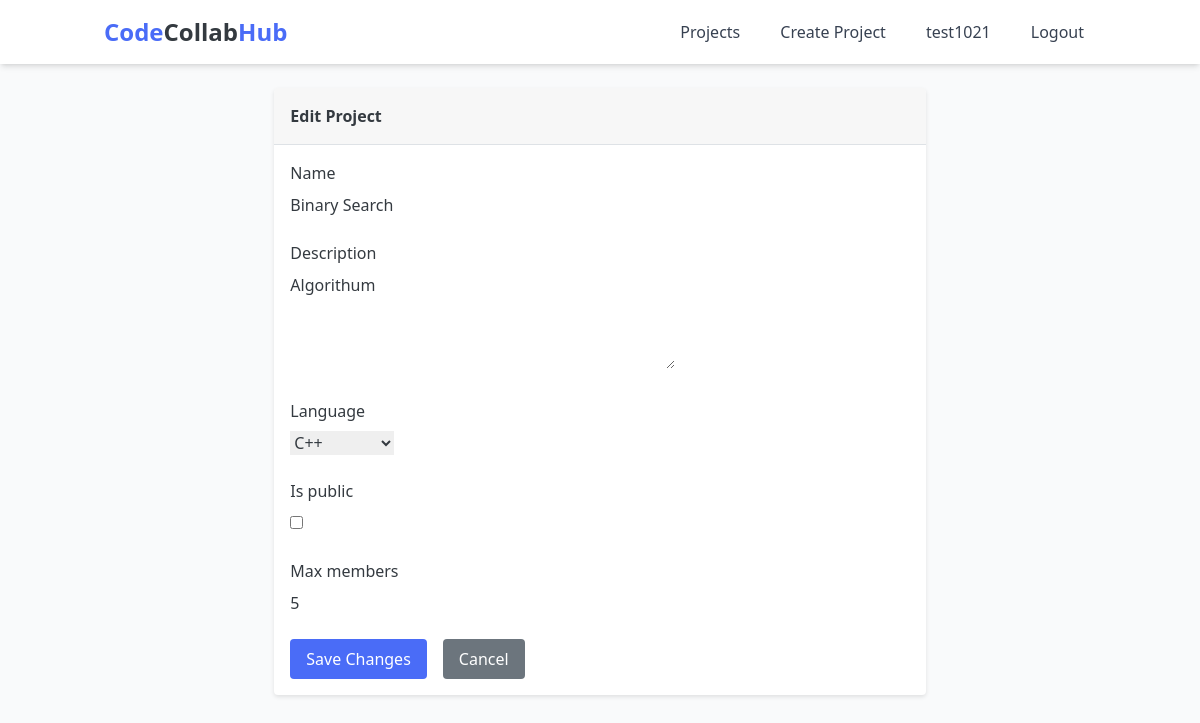
Page /projects/1/edit/ (signed in) on the committed database.
### projects/models.py (models this page shows, shortened)
class Project(models.Model):
    LANGUAGE_CHOICES = [
        ('python', 'Python'),
        ('javascript', 'JavaScript'),
        ('java', 'Java'),
        ('cpp', 'C++'),
        ('csharp', 'C#'),
        ('php', 'PHP'),
        ('ruby', 'Ruby'),
        ('html', 'HTML/CSS'),
        ('other', 'Other'),
    ]
    name = models.CharField(max_length=200)
    description = models.TextField(blank=True)
    language = models.CharField(max_length=20, choices=LANGUAGE_CHOICES, default='python')
    created_at = models.DateTimeField(default=datetime.utcnow)
    updated_at = models.DateTimeField(default=datetime.utcnow)
    owner = models.ForeignKey(User, on_delete=models.CASCADE, related_name='owned_projects')
    is_public = models.BooleanField(default=False)
    max_members = models.IntegerField(default=5, validators=[MinValueValidator(2), MaxValueValidator(20)])
    members = models.ManyToManyField(User, through='ProjectMembership', related_name='member_projects')
    class Meta:
        ordering = ['-created_at']
        unique_together = ['owner', 'name']

### projects/views.py (the view)
# urls.py: path('projects/<int:project_id>/edit/', views.edit_project, name='edit_project'),
@login_required
def edit_project(request, project_id):
    try:
        project = Project.objects.get(id=project_id)
        if project.owner_id != request.user.id:
            return HttpResponseForbidden("Only the project owner can edit project details.")
        if request.method == 'POST':
            form = ProjectForm(request.POST)
            if form.is_valid():
                project.name = form.cleaned_data['name']
                project.description = form.cleaned_data['description']
                project.language = form.cleaned_data['language']
                project.is_public = form.cleaned_data['is_public']
                project.max_members = form.cleaned_data['max_members']
                project.save()
                messages.success(request, f'Project "{project.name}" updated successfully!')
                return redirect('project_detail', project_id=str(project.id))
        else:
            form = ProjectForm(initial={
                'name': project.name,
                'description': project.description,
                'language': project.language,
                'is_public': project.is_public,
                'max_members': project.max_members,
            })
        return render(request, 'projects/create_project.html', {
            'form': form,
            'edit_mode': True,
            'project': project  # Pass the project object to the template
        })
    except Project.DoesNotExist:
        messages.error(request, 'Project not found.')
        return redirect('project_list')

### projects/forms.py (shortened to what this page needs)
class ProjectForm(forms.Form):
    name = forms.CharField(max_length=100)
    description = forms.CharField(widget=forms.Textarea(attrs={'rows': 4}), required=False)
    language = forms.ChoiceField(choices=[
        ('python', 'Python'),
        ('javascript', 'JavaScript'),
        ('html', 'HTML'),
        ('css', 'CSS'),
        ('java', 'Java'),
        ('cpp', 'C++'),
        ('c', 'C'),
        ('php', 'PHP'),
        ('ruby', 'Ruby'),
        ('go', 'Go'),
        ('rust', 'Rust'),
        ('swift', 'Swift'),
        ('kotlin', 'Kotlin'),
        ('scala', 'Scala'),
        ('r', 'R'),
        ('matlab', 'MATLAB'),
        ('sql', 'SQL'),
        ('shell', 'Shell'),
        ('powershell', 'PowerShell'),
        ('markdown', 'Markdown'),
        ('plaintext', 'Plain Text'),
    ])
    is_public = forms.BooleanField(required=False)
    max_members = forms.IntegerField(min_value=2, max_value=20, initial=10)

### templates/projects/create_project.html (shortened to what this page needs)
{% extends 'base.html' %}
{% block content %}
<div class="row">
    <div class="col-8" style="margin: 0 auto;">
        <div class="card">
            <div class="card-header">
                <h2>
                    {% if edit_mode %}
                        Edit Project
                    {% elif is_file %}
                        Create File
                    {% else %}
                        Create Project
                    {% endif %}
                </h2>
            </div>
            <div class="card-body">
                <form method="post" id="{% if is_file %}file-form{% else %}project-form{% endif %}">
                    {% for field in form %}
                    <div class="form-group">
                        <label for="{{ field.id_for_label }}" class="form-label">{{ field.label }}</label>
                        {{ field }}
                    </div>
                    {% endfor %}
                    <div class="form-actions">
                        <button type="submit" class="btn btn-primary">
                            {% if edit_mode %}
                                Save Changes
                            {% else %}
                                Create
                            {% endif %}
                        </button>
                        {% if is_file %}
                            <a href="{% url 'project_detail' project.id %}" class="btn btn-secondary">Cancel</a>
                        {% elif edit_mode %}
                            <a href="{% url 'project_detail' project.id %}" class="btn btn-secondary">Cancel</a>
                        {% else %}
                            <a href="{% url 'project_list' %}" class="btn btn-secondary">Cancel</a>
                        {% endif %}
                    </div>
                </form>
            </div>
        </div>
    </div>
</div>
{% endblock %}

### templates/base.html (shortened to what this page needs)
<!DOCTYPE html>
<html lang="en">
<head>
    <script src="https://cdn.tailwindcss.com"></script>
    <link rel="stylesheet" href="/static/css/main.css">
    <link rel="stylesheet" href="https://cdnjs.cloudflare.com/ajax/libs/codemirror/5.65.2/codemirror.min.css">
</head>
<body class="bg-gray-50 min-h-screen">
    <nav class="bg-white shadow-md">
        <div class="container mx-auto px-4 py-3">
            <div class="flex justify-between items-center">
                <a href="{% url 'project_list' %}" class="text-2xl font-bold text-primary">Code<span class="text-dark">Collab</span>Hub</a>
                <div class="flex space-x-4">
                    {% if user.is_authenticated %}
                        <a href="{% url 'project_list' %}" class="px-3 py-2 text-gray-700 hover:text-primary transition">Projects</a>
                        <a href="{% url 'create_project' %}" class="px-3 py-2 text-gray-700 hover:text-primary transition">Create Project</a>
                        <a href="{% url 'profile' %}" class="px-3 py-2 text-gray-700 hover:text-primary transition">{{ user.username }}</a>
                        <form method="post" action="{% url 'logout' %}" class="inline">
                            <button type="submit" class="px-3 py-2 text-gray-700 hover:text-primary transition cursor-pointer">Logout</button>
                        </form>
                    {% else %}
                        <a href="{% url 'login' %}" class="px-3 py-2 text-gray-700 hover:text-primary transition">Login</a>
                        <a href="{% url 'register' %}" class="px-3 py-2 text-gray-700 hover:text-primary transition">Register</a>
                    {% endif %}
                </div>
            </div>
        </div>
    </nav>
    <div class="container mx-auto px-4 py-6">
        {% block content %}{% endblock %}
    </div>
</body>
</html>

### static/css/main.css (style rules this page uses)
:root { --primary-color: #4a6cf7; --secondary-color: #6c757d; --background-color: #f8f9fa; --dark-color: #343a40; --light-color: #fff; --border-color: #dee2e6; --success-color: #28a745; --danger-color: #dc3545; --warning-color: #ffc107; --info-color: #17a2b8; }
body { font-family: 'Segoe UI', Tahoma, Geneva, Verdana, sans-serif; line-height: 1.6; color: var(--dark-color); background-color: var(--background-color); margin: 0; padding: 0; }
.container { width: 100%; max-width: 1200px; margin: 0 auto; padding: 0 15px; }
.btn { display: inline-block; padding: 0.5rem 1rem; border: none; border-radius: 4px; cursor: pointer; text-decoration: none; font-size: 1rem; transition: background-color 0.3s, color 0.3s; }
.btn-primary { background-color: var(--primary-color); color: var(--light-color); }
.btn-secondary { background-color: var(--secondary-color); color: var(--light-color); }
.card { background-color: var(--light-color); border-radius: 4px; box-shadow: 0 2px 4px rgba(0, 0, 0, 0.1); margin-bottom: 1.5rem; overflow: hidden; }
.card-header { padding: 1rem; background-color: rgba(0, 0, 0, 0.03); border-bottom: 1px solid var(--border-color); font-weight: bold; }
.card-body { padding: 1rem; }
.form-group { margin-bottom: 1rem; }
.form-label { display: block; margin-bottom: 0.5rem; font-weight: 500; }
.row { display: flex; flex-wrap: wrap; margin-right: -15px; margin-left: -15px; }
.col-8 { flex: 0 0 66.666667%; max-width: 66.666667%; padding-right: 15px; padding-left: 15px; }

### templates/projects/create_project.html (style rules this page uses)
.form-group { margin-bottom: 1.5rem; }
.form-actions { display: flex; gap: 1rem; }

### rows in the picture
Project: form "Binary Search" "Algorithum" "C++" "5"

### other values in the picture
{{ user.username }} "test1021"
{{ field.label }} "Name" "Description" "Language" "Is public" "Max members"
